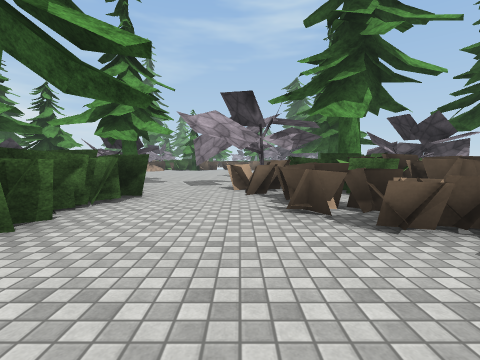
view 1 (above)

16 first-person views from a walk through a Unity game level. The camera is 1.3 m above the floor, tilts 4° down and sees 85° across. The floor is counted in squares, 2 m on a side. Each view is taken from the middle of a square. On the plan, view 1 faces up. The plan holds only what a view shows up to about 9 squares ahead; the rest is blank. The place goes on beyond the plan. Surface patterns are stand-ins for the level's own textures.

view 2
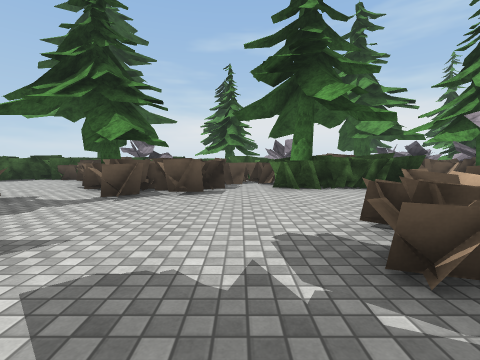

view 3
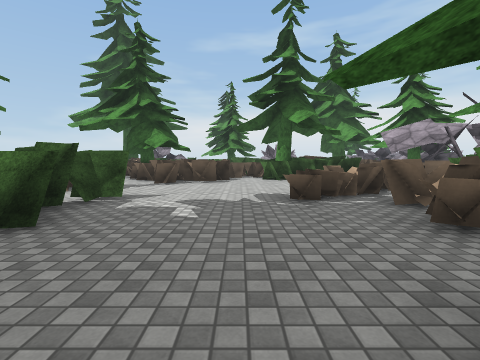

view 4
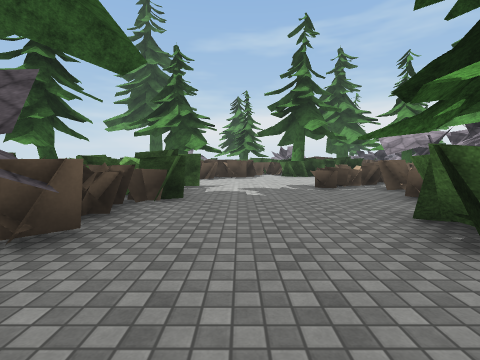

view 5
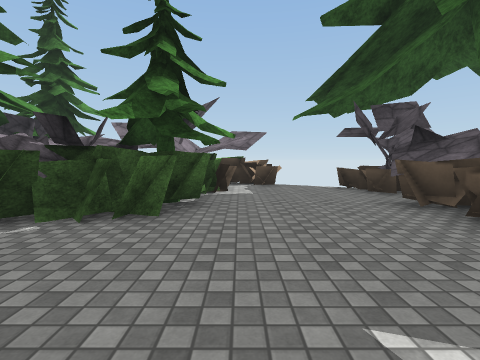

view 6
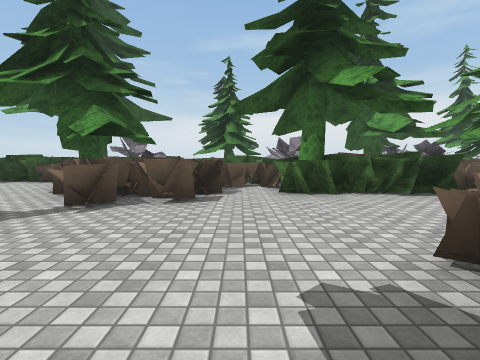

view 7
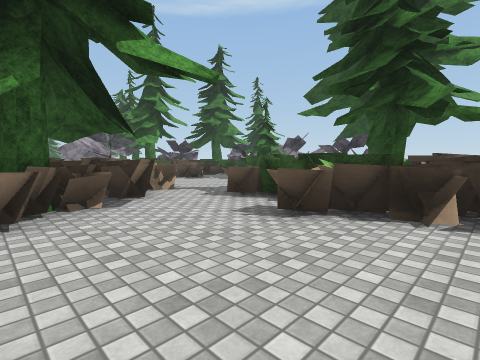

view 8
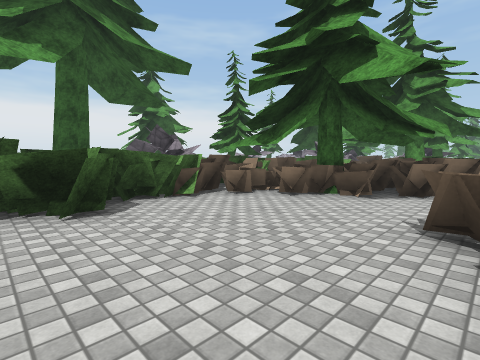

view 9
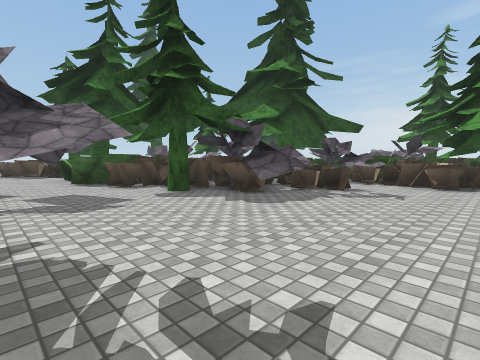

view 10
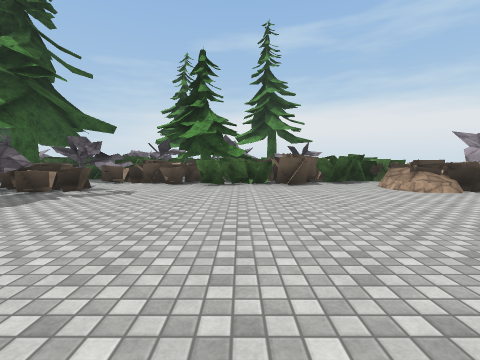

view 11
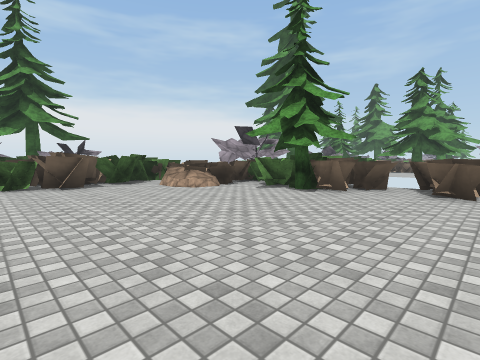

view 12
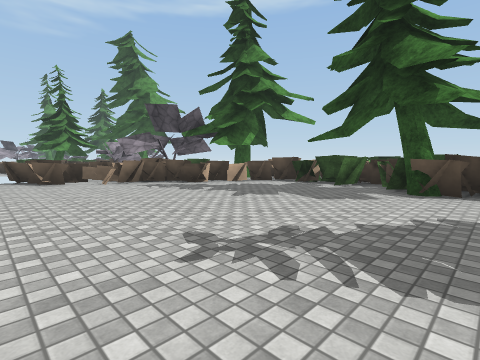

view 13
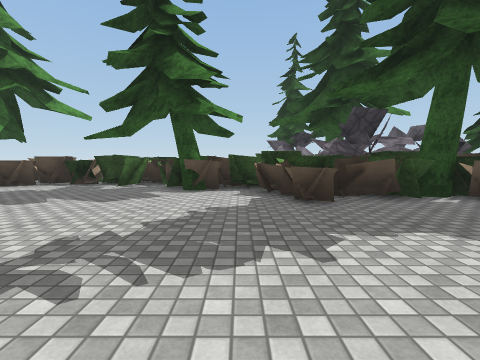

view 14
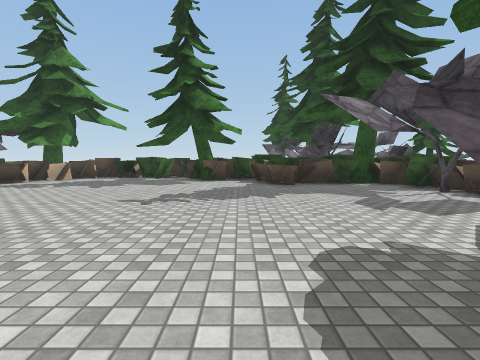

view 15
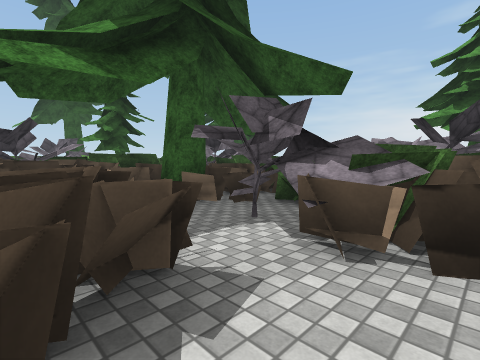

view 16
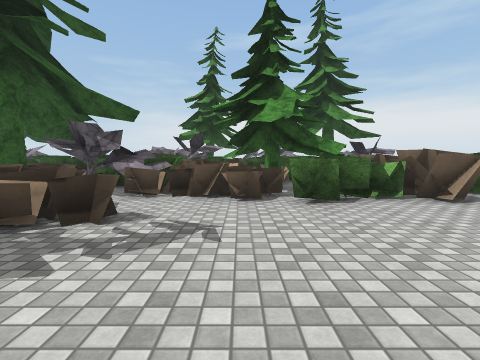

### Floor plan
Key: @ floor where view 1 was taken; # wall or solid block; . floor; = window, fence, low wall or low ledge; ^ raised ledge; O other object.
Columns run from 10 left of view 1 to 10 right of it. Each row starts with its distance up from view 1.
 21      #######
 20    ####O##^#
 19   ###......^##
 18   #O#........##
 17   #...........^##
 16   #............##
 15  ##.............#
 14  ##............##
 13 ^O##...........^#
 12 O^=...........O##
 11 ###...........###
 10 ##O.=.O.....####
  9  OOO#OO... ..##
  8 #OO####O.....#
  7 #OO#  #..#..##
  6 =###  ##..####
  5       ###.####
  4        ##..=######
  3        ##..==#^.####
  2       ###...==..#O##
  1       #............##
  0       ####@.........#
 -1        ###...^#... .
 -2       ###....######=#
 -3      ###..=.  ##  ###
 -4      ##...#   #
 -5      #...######
 -6      #...=##
 -7      #....##
 -8      #....

Positions as (right, up) in squares from view 1, and headings:
1: (0, 0), facing up
2: (4, 1), facing left
3: (7, 1), facing left
4: (9, 0), facing left
5: (3, 1), facing right
6: (3, 1), facing left
7: (-4, -7), facing up-right
8: (-1, -8), facing up-left
9: (0, 13), facing down-left
10: (0, 14), facing left
11: (0, 14), facing up-left
12: (-2, 11), facing up-right
13: (-2, 11), facing right
14: (-5, 11), facing right
15: (-6, 11), facing down-left
16: (-3, 12), facing left
